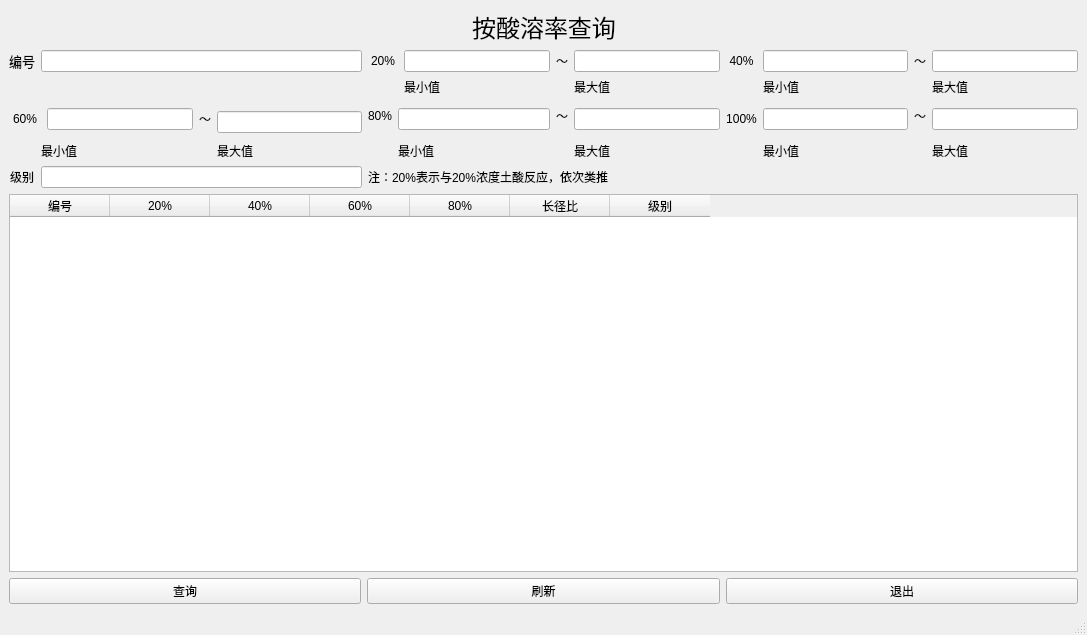
<?xml version="1.0" encoding="UTF-8"?>
<ui version="4.0">
 <class>MainWindow</class>
 <widget class="QMainWindow" name="MainWindow">
  <property name="geometry">
   <rect>
    <x>0</x>
    <y>0</y>
    <width>1087</width>
    <height>635</height>
   </rect>
  </property>
  <property name="windowTitle">
   <string>MainWindow</string>
  </property>
  <widget class="QWidget" name="centralwidget">
   <layout class="QGridLayout" name="gridLayout_2">
    <item row="0" column="0">
     <layout class="QGridLayout" name="gridLayout">
      <item row="0" column="5" colspan="5">
       <widget class="QLabel" name="label">
        <property name="text">
         <string>&lt;html&gt;&lt;head/&gt;&lt;body&gt;&lt;p align=&quot;center&quot;&gt;&lt;span style=&quot; font-size:18pt;&quot;&gt;按酸溶率查询&lt;/span&gt;&lt;/p&gt;&lt;/body&gt;&lt;/html&gt;</string>
        </property>
       </widget>
      </item>
      <item row="1" column="0">
       <widget class="QLabel" name="label_2">
        <property name="text">
         <string>&lt;html&gt;&lt;head/&gt;&lt;body&gt;&lt;p align=&quot;center&quot;&gt;&lt;span style=&quot; font-size:10pt;&quot;&gt;编号&lt;/span&gt;&lt;/p&gt;&lt;/body&gt;&lt;/html&gt;</string>
        </property>
       </widget>
      </item>
      <item row="1" column="1" colspan="4">
       <widget class="QLineEdit" name="inbh"/>
      </item>
      <item row="1" column="5" colspan="2">
       <widget class="QLabel" name="label_20">
        <property name="text">
         <string>&lt;html&gt;&lt;head/&gt;&lt;body&gt;&lt;p align=&quot;center&quot;&gt;20%&lt;/p&gt;&lt;/body&gt;&lt;/html&gt;</string>
        </property>
       </widget>
      </item>
      <item row="1" column="7">
       <widget class="QLineEdit" name="in20min"/>
      </item>
      <item row="1" column="8">
       <widget class="QLabel" name="label_22">
        <property name="text">
         <string>～</string>
        </property>
       </widget>
      </item>
      <item row="1" column="9">
       <widget class="QLineEdit" name="in20max"/>
      </item>
      <item row="1" column="10">
       <widget class="QLabel" name="label_4">
        <property name="text">
         <string>&lt;html&gt;&lt;head/&gt;&lt;body&gt;&lt;p align=&quot;center&quot;&gt;40%&lt;/p&gt;&lt;/body&gt;&lt;/html&gt;</string>
        </property>
       </widget>
      </item>
      <item row="1" column="11">
       <widget class="QLineEdit" name="in40min"/>
      </item>
      <item row="1" column="12">
       <widget class="QLabel" name="label_8">
        <property name="text">
         <string>～</string>
        </property>
       </widget>
      </item>
      <item row="1" column="13">
       <widget class="QLineEdit" name="in40max"/>
      </item>
      <item row="2" column="7">
       <widget class="QLabel" name="label_23">
        <property name="text">
         <string>最小值</string>
        </property>
       </widget>
      </item>
      <item row="2" column="9">
       <widget class="QLabel" name="label_21">
        <property name="text">
         <string>最大值</string>
        </property>
       </widget>
      </item>
      <item row="2" column="11">
       <widget class="QLabel" name="label_9">
        <property name="text">
         <string>最小值</string>
        </property>
       </widget>
      </item>
      <item row="2" column="13">
       <widget class="QLabel" name="label_10">
        <property name="text">
         <string>最大值</string>
        </property>
       </widget>
      </item>
      <item row="3" column="5" rowspan="2">
       <widget class="QLabel" name="label_6">
        <property name="text">
         <string>&lt;html&gt;&lt;head/&gt;&lt;body&gt;&lt;p align=&quot;center&quot;&gt;80%&lt;/p&gt;&lt;/body&gt;&lt;/html&gt;</string>
        </property>
       </widget>
      </item>
      <item row="3" column="6" rowspan="3" colspan="2">
       <widget class="QLineEdit" name="in80min"/>
      </item>
      <item row="3" column="8" rowspan="2">
       <widget class="QLabel" name="label_16">
        <property name="text">
         <string>～</string>
        </property>
       </widget>
      </item>
      <item row="3" column="9" rowspan="3">
       <widget class="QLineEdit" name="in80max"/>
      </item>
      <item row="3" column="11" rowspan="3">
       <widget class="QLineEdit" name="in100min"/>
      </item>
      <item row="3" column="12" rowspan="2">
       <widget class="QLabel" name="label_19">
        <property name="text">
         <string>～</string>
        </property>
       </widget>
      </item>
      <item row="3" column="13" rowspan="3">
       <widget class="QLineEdit" name="in100max"/>
      </item>
      <item row="4" column="0" colspan="2">
       <widget class="QLabel" name="label_5">
        <property name="text">
         <string>&lt;html&gt;&lt;head/&gt;&lt;body&gt;&lt;p align=&quot;center&quot;&gt;60%&lt;/p&gt;&lt;/body&gt;&lt;/html&gt;</string>
        </property>
       </widget>
      </item>
      <item row="4" column="3">
       <widget class="QLabel" name="label_13">
        <property name="text">
         <string>～</string>
        </property>
       </widget>
      </item>
      <item row="4" column="4" rowspan="2">
       <widget class="QLineEdit" name="in60max"/>
      </item>
      <item row="4" column="10">
       <widget class="QLabel" name="label_7">
        <property name="text">
         <string>&lt;html&gt;&lt;head/&gt;&lt;body&gt;&lt;p align=&quot;center&quot;&gt;100%&lt;/p&gt;&lt;/body&gt;&lt;/html&gt;</string>
        </property>
       </widget>
      </item>
      <item row="6" column="4">
       <widget class="QLabel" name="label_12">
        <property name="text">
         <string>最大值</string>
        </property>
       </widget>
      </item>
      <item row="6" column="6" colspan="2">
       <widget class="QLabel" name="label_14">
        <property name="text">
         <string>最小值</string>
        </property>
       </widget>
      </item>
      <item row="6" column="9">
       <widget class="QLabel" name="label_15">
        <property name="text">
         <string>最大值</string>
        </property>
       </widget>
      </item>
      <item row="6" column="11">
       <widget class="QLabel" name="label_17">
        <property name="text">
         <string>最小值</string>
        </property>
       </widget>
      </item>
      <item row="6" column="13">
       <widget class="QLabel" name="label_18">
        <property name="text">
         <string>最大值</string>
        </property>
       </widget>
      </item>
      <item row="7" column="0">
       <widget class="QLabel" name="label_3">
        <property name="text">
         <string>&lt;html&gt;&lt;head/&gt;&lt;body&gt;&lt;p align=&quot;center&quot;&gt;级别&lt;/p&gt;&lt;/body&gt;&lt;/html&gt;</string>
        </property>
       </widget>
      </item>
      <item row="7" column="1" colspan="4">
       <widget class="QLineEdit" name="injb"/>
      </item>
      <item row="7" column="5" colspan="5">
       <widget class="QLabel" name="label_24">
        <property name="text">
         <string>注：20%表示与20%浓度土酸反应，依次类推</string>
        </property>
       </widget>
      </item>
      <item row="8" column="0" colspan="14">
       <widget class="QTableWidget" name="tableWidget">
        <column>
         <property name="text">
          <string>编号</string>
         </property>
        </column>
        <column>
         <property name="text">
          <string>20%</string>
         </property>
        </column>
        <column>
         <property name="text">
          <string>40%</string>
         </property>
        </column>
        <column>
         <property name="text">
          <string>60%</string>
         </property>
        </column>
        <column>
         <property name="text">
          <string>80%</string>
         </property>
        </column>
        <column>
         <property name="text">
          <string>长径比</string>
         </property>
        </column>
        <column>
         <property name="text">
          <string>级别</string>
         </property>
        </column>
       </widget>
      </item>
      <item row="6" column="1" colspan="2">
       <widget class="QLabel" name="label_11">
        <property name="text">
         <string>最小值</string>
        </property>
       </widget>
      </item>
      <item row="4" column="2">
       <widget class="QLineEdit" name="in60min"/>
      </item>
     </layout>
    </item>
    <item row="1" column="0">
     <layout class="QHBoxLayout" name="horizontalLayout">
      <item>
       <widget class="QPushButton" name="pushButton_go">
        <property name="maximumSize">
         <size>
          <width>645</width>
          <height>16777215</height>
         </size>
        </property>
        <property name="text">
         <string>查询</string>
        </property>
       </widget>
      </item>
      <item>
       <widget class="QPushButton" name="pushButton_new">
        <property name="text">
         <string>刷新</string>
        </property>
       </widget>
      </item>
      <item>
       <widget class="QPushButton" name="pushButton_exit">
        <property name="maximumSize">
         <size>
          <width>645</width>
          <height>16777215</height>
         </size>
        </property>
        <property name="text">
         <string>退出</string>
        </property>
       </widget>
      </item>
     </layout>
    </item>
   </layout>
  </widget>
  <widget class="QMenuBar" name="menubar">
   <property name="geometry">
    <rect>
     <x>0</x>
     <y>0</y>
     <width>1087</width>
     <height>34</height>
    </rect>
   </property>
  </widget>
  <widget class="QStatusBar" name="statusbar"/>
 </widget>
 <resources/>
 <connections/>
</ui>
